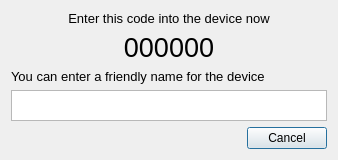
<?xml version="1.0" encoding="UTF-8"?>
<ui version="4.0">
 <class>PairCodeDialog</class>
 <widget class="QDialog" name="PairCodeDialog">
  <property name="geometry">
   <rect>
    <x>0</x>
    <y>0</y>
    <width>338</width>
    <height>160</height>
   </rect>
  </property>
  <property name="minimumSize">
   <size>
    <width>338</width>
    <height>160</height>
   </size>
  </property>
  <property name="windowTitle">
   <string>Dialog</string>
  </property>
  <layout class="QGridLayout" name="gridLayout_2">
   <item row="0" column="0">
    <layout class="QGridLayout" name="gridLayout">
     <item row="0" column="0">
      <widget class="QLabel" name="label">
       <property name="font">
        <font>
         <pointsize>10</pointsize>
        </font>
       </property>
       <property name="text">
        <string>Enter this code into the device now</string>
       </property>
       <property name="alignment">
        <set>Qt::AlignCenter</set>
       </property>
       <property name="wordWrap">
        <bool>true</bool>
       </property>
      </widget>
     </item>
     <item row="1" column="0">
      <widget class="QLabel" name="lbl_Code">
       <property name="font">
        <font>
         <pointsize>20</pointsize>
        </font>
       </property>
       <property name="text">
        <string>000000</string>
       </property>
       <property name="alignment">
        <set>Qt::AlignCenter</set>
       </property>
      </widget>
     </item>
     <item row="2" column="0">
      <widget class="QLabel" name="label_3">
       <property name="font">
        <font>
         <pointsize>10</pointsize>
        </font>
       </property>
       <property name="text">
        <string>You can enter a friendly name for the device</string>
       </property>
      </widget>
     </item>
     <item row="3" column="0">
      <widget class="QPlainTextEdit" name="txt_FriendlyName"/>
     </item>
    </layout>
   </item>
   <item row="1" column="0">
    <widget class="QDialogButtonBox" name="buttonBox">
     <property name="orientation">
      <enum>Qt::Horizontal</enum>
     </property>
     <property name="standardButtons">
      <set>QDialogButtonBox::Cancel</set>
     </property>
    </widget>
   </item>
  </layout>
 </widget>
 <resources/>
 <connections>
  <connection>
   <sender>buttonBox</sender>
   <signal>accepted()</signal>
   <receiver>PairCodeDialog</receiver>
   <slot>accept()</slot>
   <hints>
    <hint type="sourcelabel">
     <x>248</x>
     <y>254</y>
    </hint>
    <hint type="destinationlabel">
     <x>157</x>
     <y>274</y>
    </hint>
   </hints>
  </connection>
  <connection>
   <sender>buttonBox</sender>
   <signal>rejected()</signal>
   <receiver>PairCodeDialog</receiver>
   <slot>reject()</slot>
   <hints>
    <hint type="sourcelabel">
     <x>316</x>
     <y>260</y>
    </hint>
    <hint type="destinationlabel">
     <x>286</x>
     <y>274</y>
    </hint>
   </hints>
  </connection>
 </connections>
</ui>
